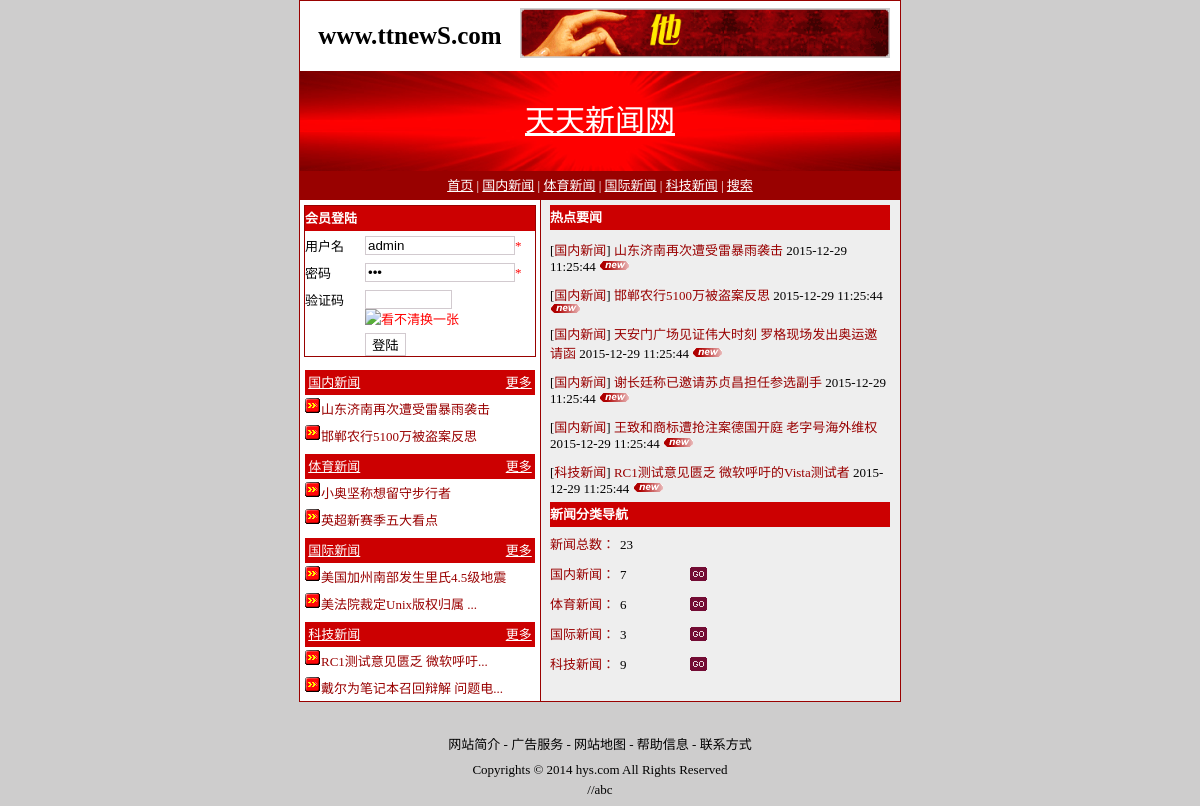
The page / on the database its author committed.
### tables this page shows
create table newsTypes
(
	typeId			int				auto_increment			primary key,
	typeName		varchar(40)		not null,
	articleNums		int				default 0
);

create table newsArticles
(
	articleId		int				auto_increment			primary key,
	content			text			not null,
	title			varchar(500)	not null,
	typeId			int				not null,
	foreign key (typeId) references newsTypes(typeId),
	userName		varchar(100)	not null,
	writer			varchar(100)		null,
	source			varchar(400)		null,
	hints			int				default 0,
	dateandtime		timestamp		default current_timestamp,
	checkup			int				default 0,
	imagepath		varchar(100)		null
);

### conn/DbConn.php (called while the page is built, shortened)
<?php
	class DbConn
	{
		public static function getInstance()
		{
			static $obj = NULL;
			if($obj == NULL)
			{
				$obj = new DbConn();
			}
			return $obj;
		}
		public function queryOne($sql)
		{
			$this->rs = mysql_query($sql);
			$result = NULL;
			if($row = mysql_fetch_array($this->rs))
			{
				$result = $row;
			}
			return $result;
		}
		public function queryAll($sql)
		{
			$this->rs = mysql_query($sql);
			$result = array();
			while($row = mysql_fetch_array($this->rs))
			{
				$result[] = $row;
			}
			return $result;
		}
	}
?>

### dbio/NewsTypes.php (called while the page is built, shortened)
<?php
	if(file_exists("conn/DbConn.php"))
	{
		include_once 'conn/DbConn.php';
	}
	else
	{
		include_once '../conn/DbConn.php';
	}
	class NewsTypes
	{
		public static function getNewsTypes()
		{
			$sql = "select * from newsTypes";
			$conn = DbConn::getInstance();
			$result = $conn->queryAll($sql);
			return $result;
		}
	}
?>

### dbio/NewsArticles.php (called while the page is built, shortened)
<?php
	if(file_exists("conn/DbConn.php"))
	{
		include_once 'conn/DbConn.php';
	}
	else
	{
		include_once '../conn/DbConn.php';
	}
	class NewsArticles
	{
		public static function getNewsCount()
		{
			$sql = "select count(*) as newscount from newsArticles";
			$conn = DbConn::getInstance();
			$result = $conn->queryOne($sql);
			return $result["newscount"];
		}
		public static function getHotNews()
		{
			$sql = "select * from newsArticles a inner join newsTypes b on a.typeId=b.typeId order by hints desc limit 0,6";
			$conn = DbConn::getInstance();
			$result = $conn->queryAll($sql);
			return $result;
		}
		public static function getNewsTow($typeId)
		{
			$sql = "select * from newsArticles where typeId={$typeId} order by dateandtime desc limit 0,2";
			$conn = DbConn::getInstance();
			$result = $conn->queryAll($sql);
			return $result;
		}
	}
?>

### index.php (the view, shortened to what this page needs)
<?php
	include_once 'dbio/NewsTypes.php';
	include_once 'dbio/NewsArticles.php';
	$newsTypes = NewsTypes::getNewsTypes();
	$hotNews = NewsArticles::getHotNews();
	$newsCount = NewsArticles::getNewsCount();
?>
<html>
  <head>
    <link href="css/news.css" type="text/css" rel="stylesheet" />
  </head>
  <body>
    <?php include_once 'header.php';?>
	<div class="mainDiv clear">
	  <div class="leftDiv">
	    <form name="frm" method="post" action="index.php" onsubmit="return checkLogin()">
	    <div class="loginDiv">
	      <div class="loginDiv1">会员登陆</div>
	      <div class="loginDiv2 clear">
	        <div class="loginDiv20">用户名</div>
	        <div class="loginDiv21"><input type="text" name="userName" value="admin" class="txt1">*</div>
	      </div>
	      <div class="loginDiv2 clear">
	        <div class="loginDiv20">密码</div>
	        <div class="loginDiv21"><input type="password" name="password" value="123" class="txt1">*</div>
	      </div>
	      <div class="loginDiv2 clear">
	        <div class="loginDiv20">验证码</div>
	        <div class="loginDiv21"><input type="text" name="checkCode" size="8" maxlength="4"><img id="myImg" onclick="changeImg()"  alt="看不清换一张" title="看不清换一张" src="image.php" align="absmiddle"></div>
	      </div>
	      <div class="loginDiv2 clear">
	        <div class="loginDiv20">&nbsp;</div>
	        <div class="loginDiv21"><input type="submit" value="登陆"></div>
	      </div>
	    </div>
	    </form>
<?php
	foreach ($newsTypes as $v)
	{
		$newsInfo = NewsArticles::getNewsTow($v["typeId"]);
?>
	    <div class="twoNews">
	      <div class="twoNews1">&nbsp;<a href="newstype.php?typeId=<?php echo $v["typeId"]?>" class="a"><?php echo $v["typeName"]?></a></div>
	      <div class="twoNews2"><a href="newstype.php?typeId=<?php echo $v["typeId"]?>" class="a">更多</a>&nbsp;</div>
	    </div>
<?php
		foreach ($newsInfo as $vv)
		{
			$title = $vv["title"];
			$len = mb_strlen($title,"utf-8");
			if($len > 16)
			{
				$title = mb_substr($title,0,14,"utf-8")."...";
			}
?>
	    <div class="twoNews3"><img src="images/makealltop.gif"><a href="news.php?articleId=<?php echo $vv["articleId"]?>"><?php echo $title?></a></div>
<?php
		}
	}
?>
	  </div>
	  <div class="rightDiv">
	    <div class="hotNews">热点要闻</div>
<?php
	foreach($hotNews as $v)
	{
?>
	    <div class="hotNews1">
	      [<a href="newstype.php?typeId=<?php echo $v["typeId"]?>"><?php echo $v["typeName"]?></a>] <a href="news.php?articleId=<?php echo $v["articleId"]?>"><?php echo $v["title"]?></a> <?php echo $v["dateandtime"]?> <img src="images/new1.gif">
	    </div>
<?php
	}
?>
	    <div class="hotNews">新闻分类导航</div>
	    <div class="newsDh">
	      <div class="newsDh1"><span class="newsCount">新闻总数：</span></div>
	      <div class="newsDh2"><?php echo $newsCount?></div>
	      <div class="newsDh3">&nbsp;</div>
	    </div>
<?php
	foreach ($newsTypes as $v)
	{
?>
	    <div class="newsDh">
	      <div class="newsDh1"><a href="newstype.php?typeId=<?php echo $v["typeId"]?>"><?php echo $v["typeName"]?>：</a></div>
	      <div class="newsDh2"><?php echo $v["articleNums"]?></div>
	      <div class="newsDh3"><a href="newstype.php?typeId=<?php echo $v["typeId"]?>"><img src="images/sch.gif" border="0" class="goImg"></a></div>
	    </div>
<?php
	}
?>
	  </div>
	</div>
    <?php include_once 'footer.php';?>
  </body>
</html>

### header.php
    <div class="headDiv">
      <div class="headDiv1">
        <div class="headDiv10">www.<b>ttnewS</b>.com</div>
        <div class="headDiv11"><img src="images/banner17.gif" width="370" height="50"></div>
      </div>
      <div class="headDiv2">天天新闻网</div>
    </div>
<div class="menuDiv">
  <a href="index.php" class="a">首页</a> |
<?php
	foreach ($newsTypes as $v)
	{
?>
  <a href="newstype.php?typeId=<?php echo $v["typeId"]?>" class="a"><?php echo $v["typeName"]?></a> |
<?php
	}
?>
  <a href="search.php" class="a">搜索</a>
</div>

### footer.php
<div class="footDiv">
  网站简介 - 广告服务 - 网站地图 - 帮助信息 - 联系方式<br>
  Copyrights &copy; 2014 hys.com All Rights Reserved
</div>
//abc

### css/news.css (style rules this page uses)
body { font-size:13px; text-align:center; margin-top:0px; background-color:#CECDCD; }
.newsCount { color:#990100; }
.goImg { margin-top:5px; }
.newsDh1 { width:70px; height:25px; line-height:25px; vertical-align:middle; float:left; text-align:left; }
.newsDh2 { width:70px; height:25px; line-height:25px; vertical-align:middle; float:left; text-align:left; }
.newsDh3 { width:70px; height:25px; line-height:25px; vertical-align:middle; float:left; text-align:left; }
.newsDh { width:340px; margin:5px auto 0px auto; text-align:left; height:25px; }
.hotNews1 { width:340px; text-align:left; margin:10px auto 0px auto; font-size:13px; }
.hotNews { width:340px; background-color:#CC0001; text-align:left; color:white; font-size:13px; height:25px; line-height:25px; vertical-align:middle; margin:5px auto 0px auto; font-weight:bold; }
.twoNews3 { width:230px; margin:2px auto 0px auto; height:25px; line-height:25px; veritcal-align:middle; text-align:left; }
a { color:#990100; font-size:13px; text-decoration:none; }
.twoNews1 { height:25px; text-align:left; float:left; width:100px; line-height:25px; veritcal-align:middle; }
.twoNews2 { height:25px; text-align:right; float:left; width:130px; line-height:25px; veritcal-align:middle; }
.twoNews { width:230px; margin:5px auto 0px auto; background-color:#CC0001; height:25px; }
.txt1 { width:150px; }
input { border:1px solid #D2CACF; background-color:white; }
.loginDiv20 { width:60px; float:left; height:22px; line-height:22px; vertical-align:middle; text-align:left; }
.loginDiv21 { width:170px; float:left; text-align:left; color:red; }
.loginDiv2 { width:230px; margin-top:5px; }
.loginDiv1 { width:230px; height:25px; color:white; text-align:left; line-height:25px; vertical-align:middle; background-color:#CC0001; font-size:13px; font-weight:bold; }
.loginDiv { width:230px; border:1px solid #990100; margin:5px auto 0px auto; }
.rightDiv { float:left; background-color:#EEEEEE; width:358px; }
.leftDiv { float:left; background-color:white; width:240px; border-right:1px solid #990100; }
.clear:after { content:"."; visibility:hidden; display:block; height:0px; clear:both; }
.mainDiv { width:600px; border:1px solid #990100; margin:0px auto 0px auto; background-color:#EEEEEE; }
.footDiv { width:600px; height:50px; line-height:25px; vertical-align:middle; margin:30px auto 0px auto; }
.a { color:white; font-size:13px; text-decoration:underline; }
.menuDiv { width:600px; background-color:#990100; border:1px solid #990100; font-size:13px; margin:0px auto 0px auto; height:25px; line-height:25px; vertical-align:middle; color:white; }
.headDiv2 { background-image:url("../images/image1.gif"); height:100px; width:600px; margin:0px auto 0px auto; line-height:100px; vertical-align:middle; color:white; text-align:center; text-decoration:underline; font-size:30px; }
.headDiv11 { float:left; margin-top:7px; }
.headDiv10 { float:left; height:70px; line-height:70px; vertical-align:middle; width:220px; font-size:25px; font-family:Times New Roman; font-weight:bold; }
.headDiv1 { background-color:white; width:600px; height:70px; }
.headDiv { width:600px; border:1px solid #990100; margin:0px auto 0px auto; }

### rows shown on the page
newstypes: typeName "国内新闻", articleNums "7"
newstypes: typeName "体育新闻", articleNums "6"
newstypes: typeName "国际新闻", articleNums "3"
newstypes: typeName "科技新闻", articleNums "9"
newsarticles: title "山东济南再次遭受雷暴雨袭击", typeId.typeName "国内新闻", dateandtime "2015-12-29 11:25:44"
newsarticles: title "邯郸农行5100万被盗案反思", typeId.typeName "国内新闻", dateandtime "2015-12-29 11:25:44"
newsarticles: title "小奥坚称想留守步行者"
newsarticles: title "英超新赛季五大看点"
newsarticles: title "美国加州南部发生里氏4.5级地震"
newsarticles: title "美法院裁定Unix版权归属 ..."
newsarticles: title "RC1测试意见匮乏 微软呼吁...", typeId.typeName "科技新闻", title "RC1测试意见匮乏 微软呼吁的Vista测试者", dateandtime "2015-12-29 11:25:44"
newsarticles: title "戴尔为笔记本召回辩解 问题电..."
newsarticles: typeId.typeName "国内新闻", title "天安门广场见证伟大时刻 罗格现场发出奥运邀请函", dateandtime "2015-12-29 11:25:44"
newsarticles: typeId.typeName "国内新闻", title "谢长廷称已邀请苏贞昌担任参选副手", dateandtime "2015-12-29 11:25:44"
newsarticles: typeId.typeName "国内新闻", title "王致和商标遭抢注案德国开庭 老字号海外维权", dateandtime "2015-12-29 11:25:44"

### other values the page prints
$newsCount "23"
